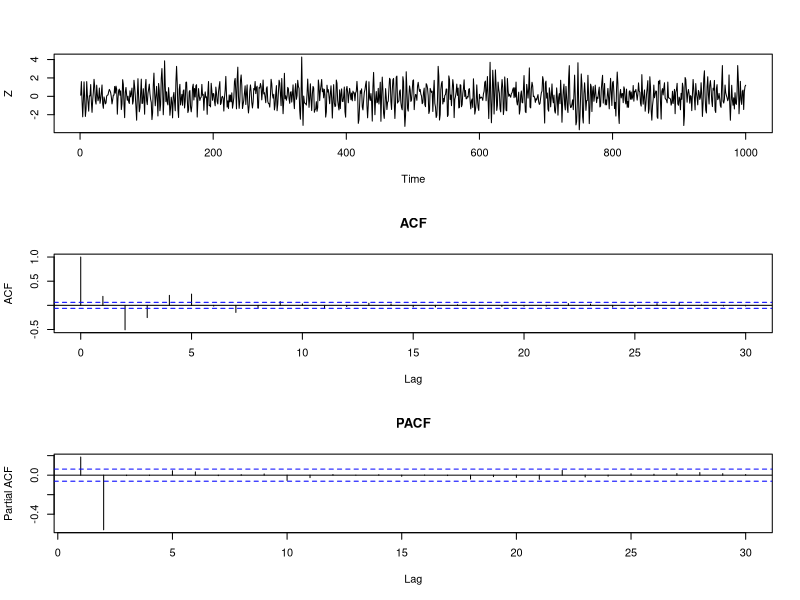

Source code (R):
## ---- chunk 1
knitr::opts_chunk$set(echo = TRUE)
## ---- chunk 2
set.seed(666)

noise <- rnorm(1000)

t = 1
Z <- rnorm(1)

t = 2
Z[t] <- .3*Z[t-1] + rnorm(1)

for (t in 3:length(noise)) {
  Z[t] <- .3*Z[t-1] - .585*Z[t-2] + rnorm(1)
}
## ---- chunk 3
par(mfrow=c(3,1))
ts.plot(Z)
acf(Z, type = "correlation", plot = T, main = "ACF")
acf(Z, type = "partial", plot = T, main = "PACF")
